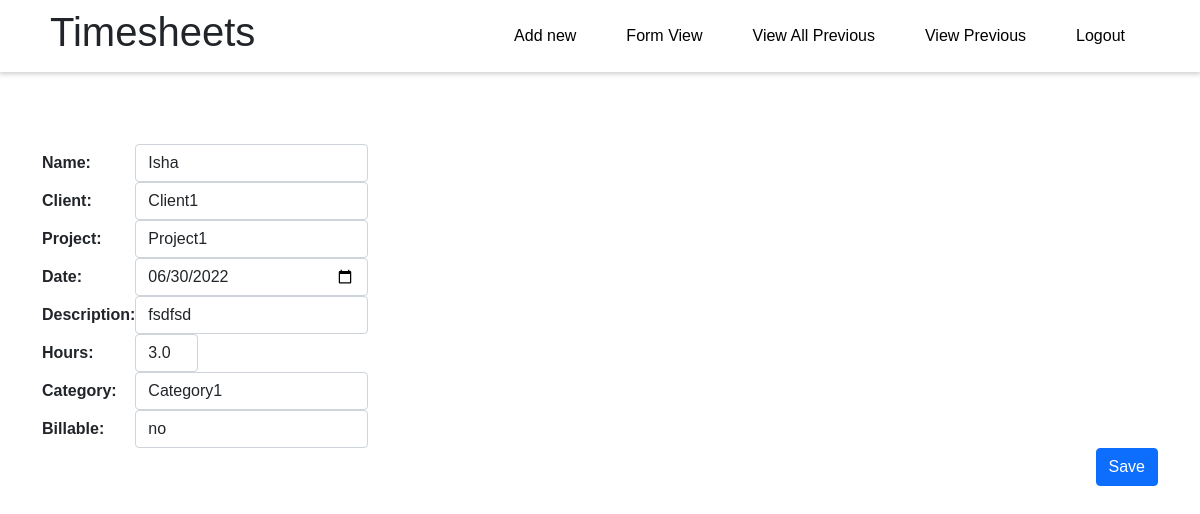
The page /edit/13 (signed in) on the database its author committed.
### timesheets/models.py (models this page shows, shortened)
class Master_db(models.Model):
    timesheetid = models.AutoField(primary_key=True)
    billable = models.CharField(max_length = 10, choices = choices)
    date = models.DateField()
    hours = models.FloatField()
    description = models.CharField(max_length = 500)
    name = models.CharField(max_length=100)
    client = models.ForeignKey(Client, default = 1, on_delete= models.SET_DEFAULT)
    project = models.ForeignKey(Project, default = 1, on_delete= models.SET_DEFAULT)
    category = models.ForeignKey(Category, default = 1, on_delete=models.SET_DEFAULT)

class Client(models.Model):
    client_id = models.AutoField(primary_key=True)
    client_name = models.CharField(max_length=100)
    def __str__(self):
        return self.client_name

class Project(models.Model):
    project_id = models.AutoField(primary_key=True)
    project_name = models.CharField(max_length=100)
    def __str__(self):
        return self.project_name

class Category(models.Model):
    category_id = models.AutoField(primary_key = True)
    category_name = models.CharField( max_length=100)
    def __str__(self):
        return self.category_name

### timesheets/views.py (the view)
# urls.py: path('edit/<int:id>', views.editentry, name = 'editentry'),
def editentry(request,id):
    entries = Master_db.objects.get(timesheetid = id)
    form = Masterdb(instance=entries)
    if request.method =="POST":
        form = Masterdb(request.POST, instance=entries)
        if form.is_valid():
            form.save()
            return redirect('preventry')
    context = {'form':form }
    return render(request, 'edit.html', context)

### timesheets/forms.py
class Masterdb(ModelForm):
    class Meta:
        model = Master_db
        fields = ('name','client','project','date','description','hours','category','billable')
        widgets = {
            'name': forms.TextInput(attrs={'class': 'form-control', }),
            'client': forms.Select(attrs={'class': 'form-control'}),
            'project': forms.Select(attrs={'class': 'form-control'}),
            'date': forms.DateInput(attrs={'type':'date','class':'form-control', 'id':'date_id'}),
            'description': forms.TextInput(attrs={'class': 'form-control',}),
            'hours': forms.NumberInput(attrs={'class': 'form-control','id':'id_hours','style': 'width:7ch'}),
            'category': forms.Select(attrs={'class': 'form-control', 'id':'id_category', 'onchange': 'updatehours()'}),
            'billable': forms.Select(attrs={'class': 'form-control', 'placeholder': 'Text goes here', 'rows': '4', 'cols': '10', 'id':'text'}),
        }

### timesheets/templates/edit.html (shortened to what this page needs)
{% extends 'base2.html' %}
{% block content %}
<!DOCTYPE html>
<html lang="en">
<head>
    <link href="https://cdn.jsdelivr.net/npm/bootstrap@5.1.3/dist/css/bootstrap.min.css" rel="stylesheet"
>
</head>
<body>
    {% if user.is_authenticated %}
    <br>
    <br>
    <div class="container">
        <table>
            <form method="post" action="">
                <div class="container">
                    {{ form }}
                </div>
        </table>
        <form action="{% url 'preventry' %}">
            <button type="submit" class="btn btn-primary" data-bs-toggle="button" autocomplete="off"
                style="float: right;">Save</button>
        </form>
    </div>
    {% endif %}
</body>
</html>
{% endblock %}

### timesheets/templates/base2.html (style rules this page uses)
* { padding: 0; margin: 0; box-sizing: border-box; font-family: "Poppins", sans-serif; }
body { scroll-behavior: smooth; }

### rows shown on the page
Master_db: name "Isha", date "06/30/2022", description "fsdfsd", hours "3.0", billable "no"
Client: client "Client1"
Project: project "Project1"
Category: category "Category1"
